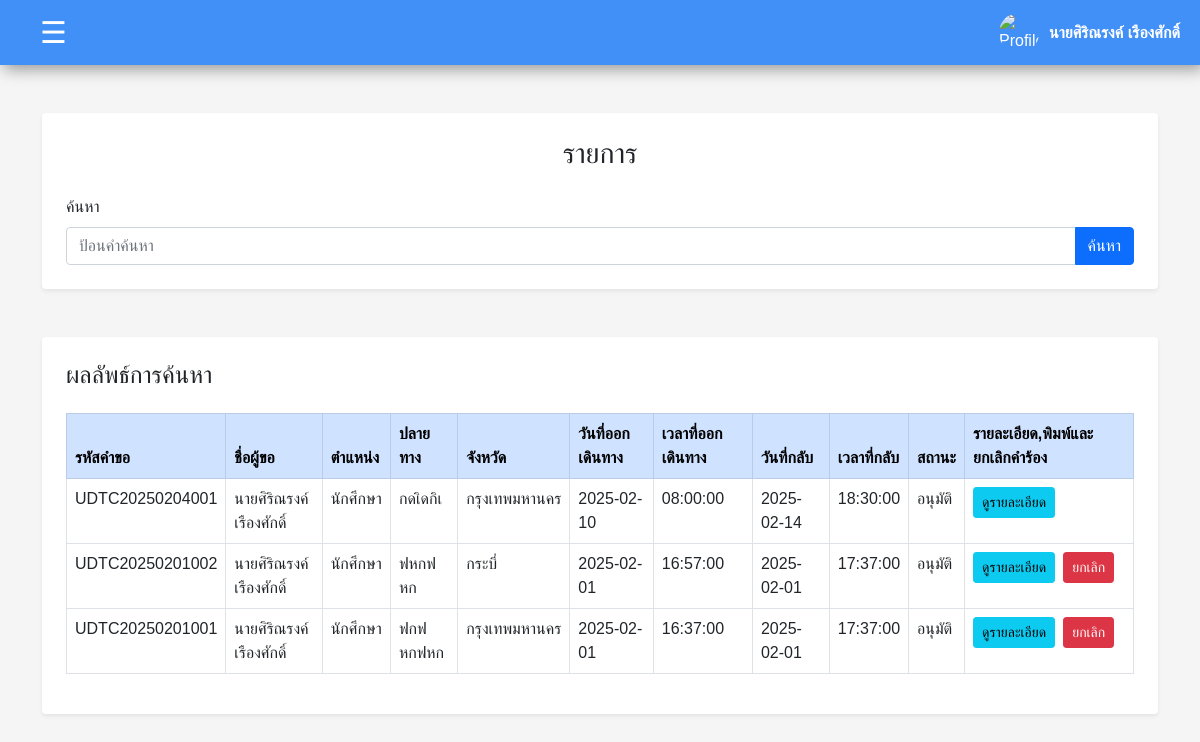
/user/status.php (signed in), run on an earlier commit of the app's database.
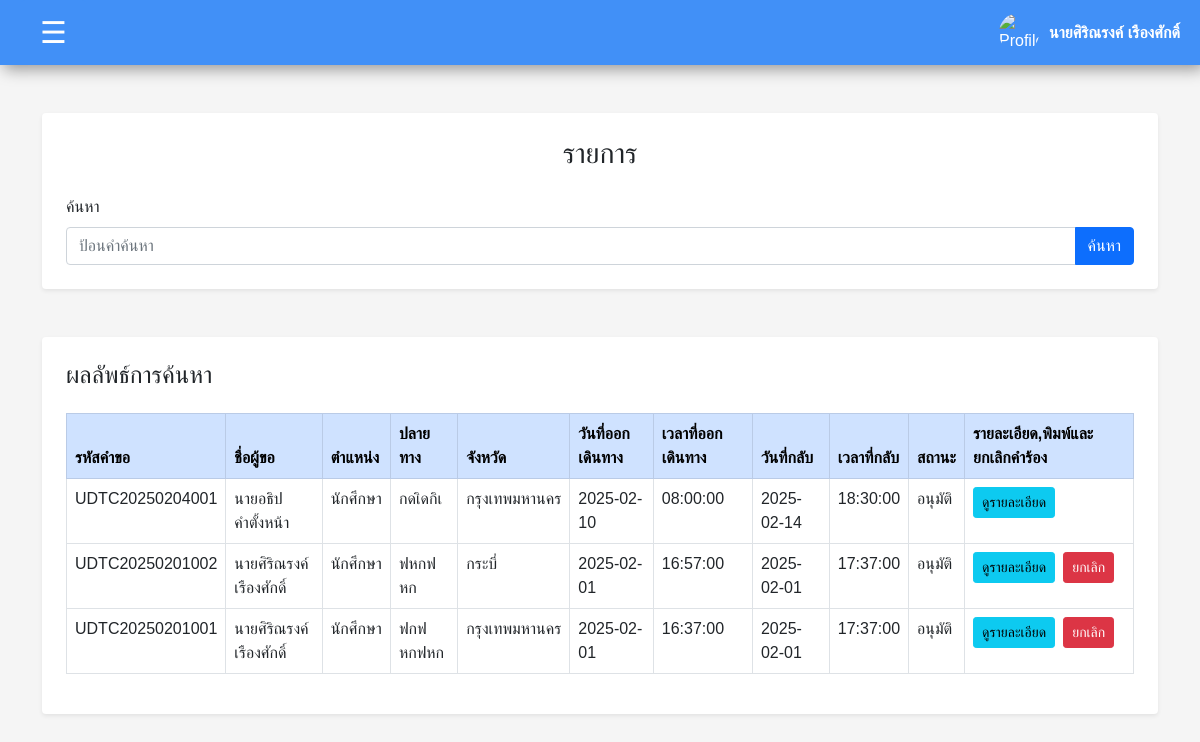
And on a later commit of the database.
### tables this page shows
CREATE TABLE `requests` (
  `request_id` varchar(20) NOT NULL,
  `destination` varchar(255) DEFAULT NULL,
  `province` varchar(100) DEFAULT NULL,
  `travel_type` enum('ในจังหวัด','ต่างจังหวัด') DEFAULT NULL,
  `purpose` varchar(255) DEFAULT NULL,
  `departure_date` date DEFAULT NULL,
  `departure_time` time DEFAULT NULL,
  `return_date` date DEFAULT NULL,
  `return_time` time DEFAULT NULL,
  `passengers` int(11) DEFAULT NULL,
  `request_date` datetime DEFAULT NULL,
  `status` enum('รออนุมัติ','อนุมัติ','ปฏิเสธ','ยกเลิก') DEFAULT 'รออนุมัติ',
  `user_id` varchar(255) DEFAULT NULL,
  `driver_id` int(11) DEFAULT NULL,
  `car_id` int(11) DEFAULT NULL,
  `admin_id` varchar(11) DEFAULT NULL
);

CREATE TABLE `users` (
  `user_id` varchar(11) NOT NULL,
  `fullname` varchar(255) NOT NULL,
  `password` varchar(255) NOT NULL,
  `position` varchar(255) NOT NULL,
  `department` varchar(255) NOT NULL,
  `role` enum('admin','user','') NOT NULL,
  `profile_picture` varchar(255) DEFAULT 'default_images_account.jpg',
  `signature` varchar(255) DEFAULT 'default_images_signature.png'
);

### user/status.php (the view, shortened to what this page needs)
<!DOCTYPE html>
<html lang="en">
<head>
    <link rel="stylesheet" href="../css/bootstrap.css">
</head>
<body>
<?php
 require('header.php');
$search_query = isset($_GET['status_search']) ? $_GET['status_search'] : '';
$user_id = $_SESSION['user_id'];
$sql = "SELECT requests.request_id,
                requests.user_id,
                users.fullname,
                users.position,
                requests.destination,
                requests.province,
                requests.departure_date,
                requests.departure_time,
                requests.return_date,
                requests.return_time,
                requests.status
        FROM requests
        JOIN users ON requests.user_id = users.user_id
        WHERE (requests.status = 'รออนุมัติ' OR requests.status = 'อนุมัติ' OR requests.status = 'ปฏิเสธ')
        AND (requests.request_id LIKE '%$search_query%'
        OR users.fullname LIKE '%$search_query%'
        OR users.position LIKE '%$search_query%'
        OR requests.destination LIKE '%$search_query%'
        OR requests.province LIKE '%$search_query%')
        ORDER BY requests.request_id DESC;";
$result = mysqli_query($connect, $sql);
?>
    <div class="container py-5">
        <div class="form-container shadow-sm p-4 rounded bg-white">
            <h3 class="text-center mb-4">รายการ</h3>
            <form id="searchForm" action="status.php" method="GET">
                <div class="row g-3 align-items-center">
                    <div class="col-12">
                        <label for="searchQuery" class="form-label">ค้นหา</label>
                        <div class="input-group">
                            <input type="text" class="form-control" id="searchQuery" name="status_search" placeholder="ป้อนคำค้นหา">
                            <button type="submit" class="btn btn-primary" id="searchBtn">ค้นหา</button>
                        </div>
                    </div>
                </div>
            </form>
        </div>
        <div class="table-container shadow-sm p-4 mt-5 rounded bg-white ">
            <h4 class="mb-4">ผลลัพธ์การค้นหา</h4>
            <table class="table table-bordered table-hover">
            <thead class="table-primary">
    <tr>
        <th>รหัสคำขอ</th>
        <th>ชื่อผู้ขอ</th>
        <th>ตำแหน่ง</th>
        <th>ปลายทาง</th>
        <th>จังหวัด</th>
        <th>วันที่ออกเดินทาง</th>
        <th>เวลาที่ออกเดินทาง</th>
        <th>วันที่กลับ</th>
        <th>เวลาที่กลับ</th>
        <th>สถานะ</th>
        <th>รายละเอียด,พิมพ์และยกเลิกคำร้อง</th>
    </tr>
</thead>
<tbody id="resultTable">
    <?php
    if (mysqli_num_rows($result) > 0) {
        while ($row = mysqli_fetch_assoc($result)) {
            echo "<tr>";
            echo "<td>" . $row['request_id'] . "</td>";
            echo "<td>" . $row['fullname'] . "</td>";
            echo "<td>" . $row['position'] . "</td>";
            echo "<td>" . $row['destination'] . "</td>";
            echo "<td>" . $row['province'] . "</td>";
            echo "<td>" . $row['departure_date'] . "</td>";
            echo "<td>" . $row['departure_time'] . "</td>";
            echo "<td>" . $row['return_date'] . "</td>";
            echo "<td>" . $row['return_time'] . "</td>";
            echo "<td>" . $row['status'] . "</td>";
            echo "<td>";
            echo "<div class='d-flex gap-2'>";
            echo "<a href='request_details.php?request_id={$row['request_id']}' class='btn btn-info btn-sm'>ดูรายละเอียด</a>";
            if ($user_id == $row['user_id']) {
                echo "<a href='#' class='btn btn-danger btn-sm' onclick='return confirmCancel(\"" . $row['request_id'] . "\")'>ยกเลิก</a>";
            }
            echo "</div>";
            echo "</td>";
            echo "</tr>";
        }
    } else {
        echo "<tr><td colspan='12' class='text-center'>ยังไม่มีข้อมูล</td></tr>";
    }
    ?>
</tbody>
            </table>
        </div>
    </div>
</body>
</html>

### user/header.php (shortened to what this page needs)
<?php
$profile_picture = $_SESSION['profile_picture'];
$image_path = "../user_image/" . $profile_picture;
?>
<!DOCTYPE html>
<html lang="en">
<head>
  <link rel="stylesheet" href="../css/bootstrap.css">
</head>
<body>
  <header class="header">
    <button class="toggle-btn" onclick="toggleSidebar()">☰</button>
    <div class="profile-login d-flex align-items-center">
      <div class="user-info">
        <img src="<?php echo $image_path; ?>" alt="Profile Picture" class="profile-pic">
        <span class="username" id="username"><?php echo $_SESSION['fullname'] ?></span>
      </div>
    </div>
  </header>
</body>
</html>

### user/status.php (style rules this page uses)
#searchQuery { position: relative; z-index: 1; }
.form-container, .table-container { width: 100%; max-width: 1300px; margin: 0 auto; padding: 2rem; box-shadow: 0 4px 8px rgba(0, 0, 0, 0.1); border-radius: 8px; }

### user/header.php (style rules this page uses)
body { font-family: Arial, sans-serif; margin: 0; padding: 0; background-color: #f5f5f5; }
.header { height: 65px; background-color: #4190f7; color: rgb(255, 255, 255); display: flex; justify-content: space-between; align-items: center; padding: 10px 20px; box-shadow: 4px 4px 15px rgba(0, 0, 0, 0.4); }
.toggle-btn { background-color: #4190f7; color: white; border: none; font-size: 30px; cursor: pointer; padding: 10px 20px; border-radius: 5px; transition: all 0.3s ease; }
.profile-pic { width: 40px; height: 40px; border-radius: 50%; margin-right: 10px; }
.user-info { display: flex; align-items: center; }
.username { font-size: 16px; font-weight: bold; }

What changed in the data, as far as the page shows it:
changed through a linked row, requests "UDTC20250204001": user.fullname "นายศิริณรงค์ เรืองศักดิ์" → "นายอธิป คำตั้งหน้า"
